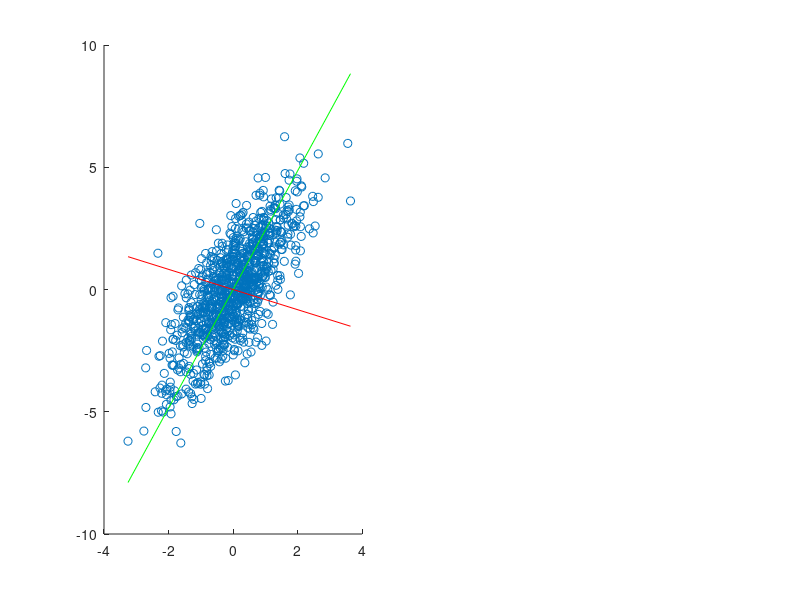

This chart was generated by the following MATLAB code: (Note: this script raises an error after producing the figure.)
clc
clear

N = 1000;
MU = [0,0];
SIGMA = [1 1.5;1.5 4];
X = mvnrnd(MU,SIGMA,N);

var11 = var(X(:,1));
var12 = var(X(:,2));

[U1,V1] = eig(X'*X);

t = [min(X(:,1)) max(X(:,1))];
v11 = -U1(1,1)*t/U1(2,1);
v12 = -U1(1,2)*t/U1(2,2);

X_prj = X*U1;
var21 = var(X_prj(:,1));
var22 = var(X_prj(:,2));

[U2,V2] = eig(X_prj'*X_prj);

v21 = -U2(1,1)*t/U2(2,1);
v22 = -U2(1,2)*t/U2(2,2);

figure;
subplot(121);
hold on;
scatter(X(:,1),X(:,2));
plot(t, v11, 'g-');
plot(t, v12, 'r-');
error_ellipse(cov(X),mean(X));
axis([-6 6 -6 6]);
subplot(122);
hold on;
scatter(X_prj(:,1),X_prj(:,2));
plot(t, v21, 'g-');
plot(t, v22, 'r-');
error_ellipse(cov(X_prj),mean(X_prj));
axis([-6 6 -6 6]);
